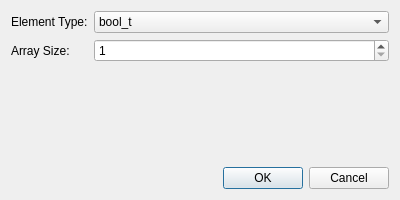
<?xml version="1.0" encoding="UTF-8"?>
<ui version="4.0">
 <class>ArrayTypeDialog</class>
 <widget class="QDialog" name="ArrayTypeDialog">
  <property name="geometry">
   <rect>
    <x>0</x>
    <y>0</y>
    <width>400</width>
    <height>200</height>
   </rect>
  </property>
  <property name="windowTitle">
   <string>Array Type Definition</string>
  </property>
  <layout class="QVBoxLayout" name="verticalLayout">
   <item>
    <layout class="QFormLayout" name="formLayout">
     <item row="0" column="0">
      <widget class="QLabel" name="element_type_label">
       <property name="text">
        <string>Element Type:</string>
       </property>
      </widget>
     </item>
     <item row="0" column="1">
      <widget class="QComboBox" name="type_combo">
       <item>
        <property name="text">
         <string>bool_t</string>
        </property>
       </item>
       <item>
        <property name="text">
         <string>uint8</string>
        </property>
       </item>
       <item>
        <property name="text">
         <string>uint16</string>
        </property>
       </item>
       <item>
        <property name="text">
         <string>uint32</string>
        </property>
       </item>
       <item>
        <property name="text">
         <string>uint64</string>
        </property>
       </item>
       <item>
        <property name="text">
         <string>sint8</string>
        </property>
       </item>
       <item>
        <property name="text">
         <string>sint16</string>
        </property>
       </item>
       <item>
        <property name="text">
         <string>sint32</string>
        </property>
       </item>
       <item>
        <property name="text">
         <string>sint64</string>
        </property>
       </item>
       <item>
        <property name="text">
         <string>char_t</string>
        </property>
       </item>
       <item>
        <property name="text">
         <string>float32</string>
        </property>
       </item>
       <item>
        <property name="text">
         <string>float64</string>
        </property>
       </item>
      </widget>
     </item>
     <item row="1" column="0">
      <widget class="QLabel" name="array_size_label">
       <property name="text">
        <string>Array Size:</string>
       </property>
      </widget>
     </item>
     <item row="1" column="1">
      <widget class="QSpinBox" name="size_spin">
       <property name="minimum">
        <number>1</number>
       </property>
       <property name="maximum">
        <number>10000</number>
       </property>
       <property name="value">
        <number>1</number>
       </property>
      </widget>
     </item>
    </layout>
   </item>
   <item>
    <widget class="QDialogButtonBox" name="buttonBox">
     <property name="orientation">
      <enum>Qt::Orientation::Horizontal</enum>
     </property>
     <property name="standardButtons">
      <set>QDialogButtonBox::Cancel|QDialogButtonBox::Ok</set>
     </property>
    </widget>
   </item>
  </layout>
 </widget>
 <resources/>
 <connections>
  <connection>
   <sender>buttonBox</sender>
   <signal>accepted()</signal>
   <receiver>ArrayTypeDialog</receiver>
   <slot>accept()</slot>
   <hints>
    <hint type="sourcelabel">
     <x>248</x>
     <y>254</y>
    </hint>
    <hint type="destinationlabel">
     <x>157</x>
     <y>274</y>
    </hint>
   </hints>
  </connection>
  <connection>
   <sender>buttonBox</sender>
   <signal>rejected()</signal>
   <receiver>ArrayTypeDialog</receiver>
   <slot>reject()</slot>
   <hints>
    <hint type="sourcelabel">
     <x>316</x>
     <y>260</y>
    </hint>
    <hint type="destinationlabel">
     <x>286</x>
     <y>274</y>
    </hint>
   </hints>
  </connection>
 </connections>
</ui> 
